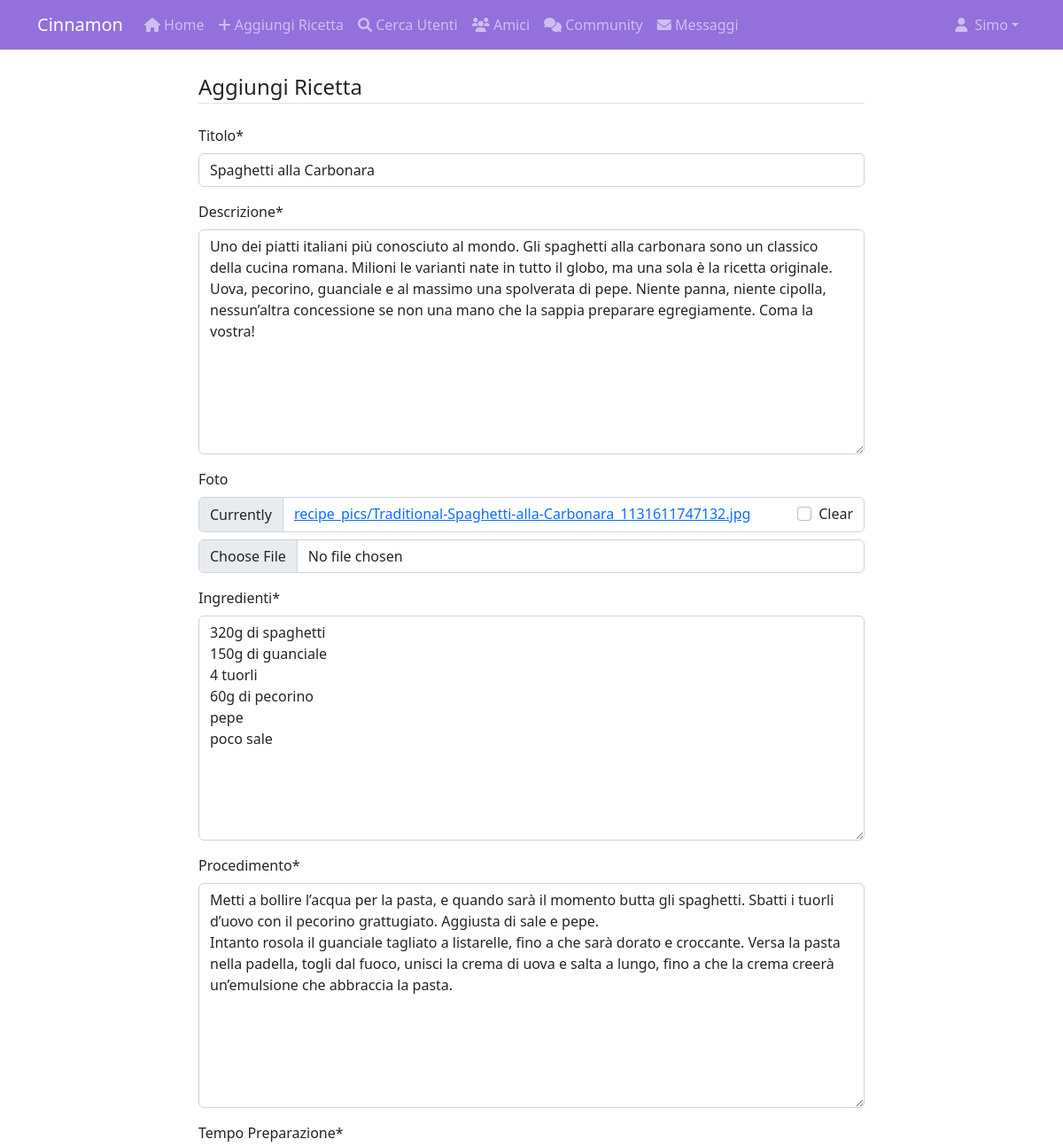
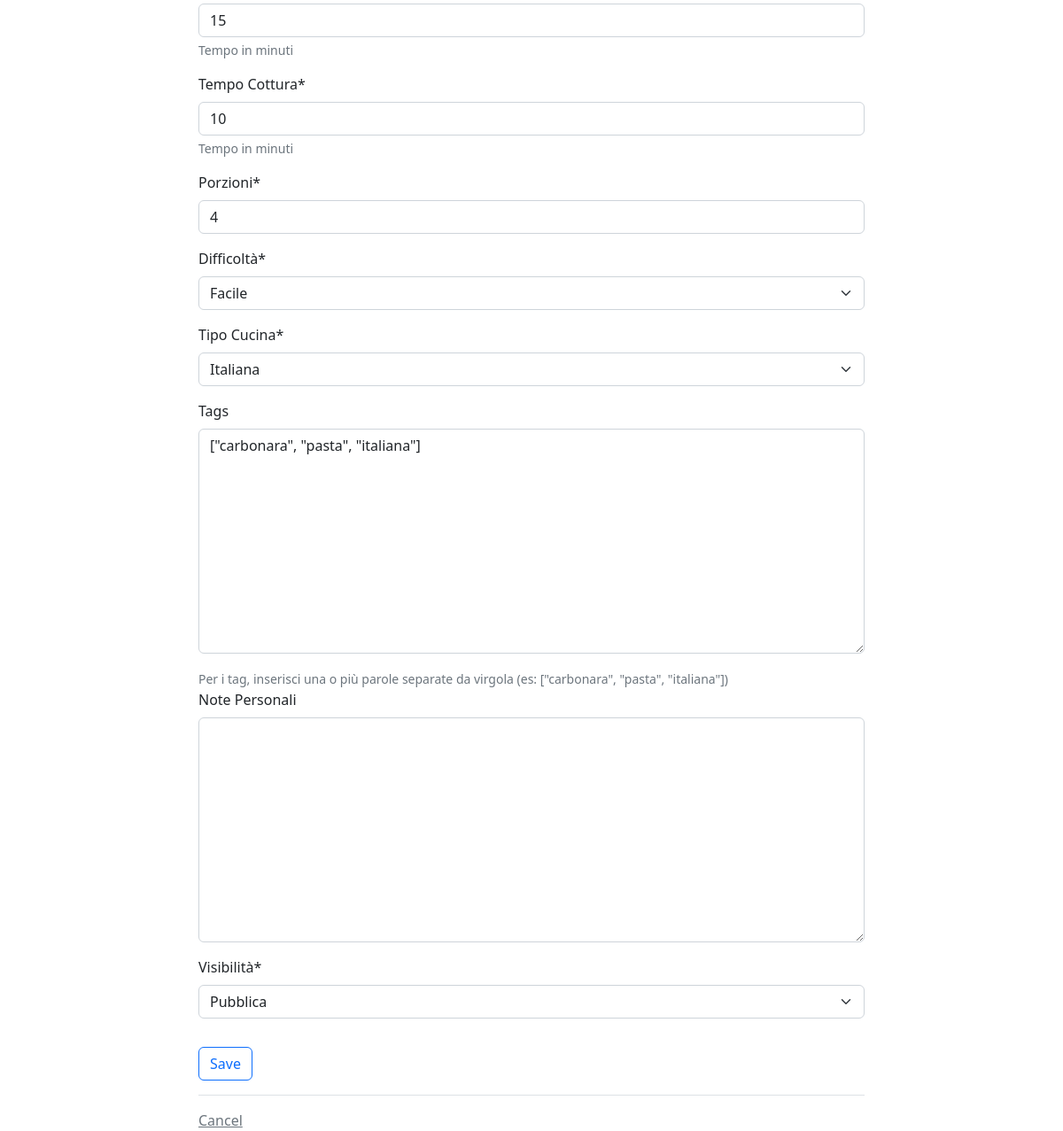
The page /recipe/2/update/ (signed in) on the database its author committed (2 pictures, top to bottom).
### recipes/models.py (models this page shows, shortened)
class Recipe(models.Model):
    DIFFICULTY_CHOICES = [
        ('easy', 'Facile'),
        ('medium', 'Medio'),
        ('hard', 'Difficile'),
    ]
    CUISINE_TYPES = [
        ('italian', 'Italiana'),
        ('french', 'Francese'),
        ('japanese', 'Giapponese'),
        ('indian', 'Indiana'),
        ('chinese', 'Cinese'),
        ('mediterranean', 'Mediterranea'),
        ('vegan', 'Vegana'),
        ('vegetarian', 'Vegetariana'),
        ('dessert', 'Dolce'),
        ('bread', 'Pane/Lievitato'),
        ('other', 'Altro'),
    ]
    VISIBILITY_CHOICES = [
        ('public', 'Pubblica'),
        ('friends', 'Solo Amici'),
        ('private', 'Privata'),
    ]
    title = models.CharField(max_length=200, verbose_name="Titolo")
    description = models.TextField(verbose_name="Descrizione")
    image = models.ImageField(upload_to='recipe_pics', blank=True, null=True, verbose_name="Foto")
    ingredients = models.TextField(default="", verbose_name="Ingredienti")
    instructions = models.TextField(default="", verbose_name="Procedimento")
    prep_time = models.PositiveIntegerField(default=30, help_text="Tempo in minuti", verbose_name="Tempo Preparazione")
    cook_time = models.PositiveIntegerField(default=30, help_text="Tempo in minuti", verbose_name="Tempo Cottura")
    servings = models.PositiveIntegerField(default=4, verbose_name="Porzioni")
    difficulty = models.CharField(max_length=10, choices=DIFFICULTY_CHOICES, default='medium', verbose_name="Difficoltà")
    cuisine_type = models.CharField(max_length=20, choices=CUISINE_TYPES, default='other', verbose_name="Tipo Cucina")
    tags = models.JSONField(default=list, blank=True, verbose_name="Tags")
    personal_notes = models.TextField(blank=True, null=True, verbose_name="Note Personali")
    visibility = models.CharField(max_length=10, choices=VISIBILITY_CHOICES, default='public', verbose_name="Visibilità")
    author = models.ForeignKey(User, on_delete=models.CASCADE, verbose_name="Autore")
    created_at = models.DateTimeField(auto_now_add=True)
    updated_at = models.DateTimeField(auto_now=True)
    class Meta:
        ordering = ['-created_at']

### recipes/views.py (the view, shortened to what this page needs)
# urls.py: path('recipe/<int:pk>/update/', views.RecipeUpdateView.as_view(), name='recipes-update'),
class RecipeUpdateView(LoginRequiredMixin, UserPassesTestMixin, UpdateView):
    model = models.Recipe
    fields = [
        'title', 'description', 'image', 'ingredients', 'instructions',
        'prep_time', 'cook_time', 'servings', 'difficulty', 'cuisine_type',
        'tags', 'personal_notes', 'visibility'
    ]
    template_name = 'recipes/recipe_form.html'
    def test_func(self):
        recipe = self.get_object()
        return self.request.user == recipe.author

### users/views.py (called while the page is built)
def unread_messages_count(request):
    if request.user.is_authenticated:
        from recipes.models import Conversation, Message
        conversations = Conversation.objects.filter(participants=request.user)
        unread_count = Message.objects.filter(
            conversation__in=conversations,
            is_read=False
        ).exclude(sender=request.user).count()
        return {'unread_messages_count': unread_count}
    return {'unread_messages_count': 0}

### recipes/templates/recipes/recipe_form.html (shortened to what this page needs)
{% extends "recipes/base.html" %}
{% load crispy_forms_tags %}
{% block content %}
<div class="container">
  <form method="POST" enctype="multipart/form-data">
    <fieldset class="form-group">
      <legend class="border-bottom mb-4">Aggiungi Ricetta</legend>
      {% for field in form %}
        {{ field|as_crispy_field }}
        {% if field.name == 'tags' %}
          <small class="form-text text-muted">Per i tag, inserisci una o più parole separate da virgola (es: ["carbonara", "pasta", "italiana"])</small>
        {% endif %}
      {% endfor %}
    </fieldset>
    <div class="form-group py-3">
      <input class="btn btn-outline-primary" type="submit" value="Save" />
    </div>
  </form>
  <div class="border-top pt-3">
    <a class="text-muted" href="{% url 'recipes-home' %}">Cancel</a>
  </div>
</div>
{% endblock content %}

### recipes/templates/recipes/base.html (shortened to what this page needs)
<!DOCTYPE html>
<html lang="en">
  <head>
    <link
      href="https://cdn.jsdelivr.net/npm/bootstrap@5.2.0-beta1/dist/css/bootstrap.min.css"
      rel="stylesheet"
    />
    <link rel="stylesheet" href="https://cdnjs.cloudflare.com/ajax/libs/font-awesome/6.0.0/css/all.min.css">
  </head>
  <body>
    <nav class="navbar navbar-expand-lg navbar-dark navbar-purple">
      <div class="container">
                <a class="navbar-brand" href="{% url 'recipes-home' %}">
          Cinnamon
        </a>
        <div class="collapse navbar-collapse" id="navbarNav">
          <ul class="navbar-nav">
            <li class="nav-item">
              <a class="nav-link" href="{% url 'recipes-home' %}">
                <i class="fas fa-home"></i> Home
              </a>
            </li>
            {% if user.is_authenticated %}
            <li class="nav-item">
              <a class="nav-link" href="{% url 'recipes-create' %}">
                <i class="fas fa-plus"></i> Aggiungi Ricetta
              </a>
            </li>
            <li class="nav-item">
              <a class="nav-link" href="{% url 'user-search' %}">
                <i class="fas fa-search"></i> Cerca Utenti
              </a>
            </li>
            <li class="nav-item">
              <a class="nav-link" href="{% url 'user-friends' %}">
                <i class="fas fa-users"></i> Amici
              </a>
            </li>
            <li class="nav-item">
              <a class="nav-link" href="{% url 'community-list' %}">
                <i class="fas fa-comments"></i> Community
              </a>
            </li>
            <li class="nav-item">
              <a class="nav-link position-relative" href="{% url 'messages-inbox' %}">
                <i class="fas fa-envelope"></i> Messaggi
              </a>
            </li>
            {% endif %}
          </ul>
        </div>
        <div class="navbar-nav">
          {% if user.is_authenticated %}
          <div class="nav-item dropdown">
            <a class="nav-link dropdown-toggle d-flex align-items-center" href="#" id="navbarDropdown" role="button" data-bs-toggle="dropdown" aria-expanded="false">
              {% if user.userprofile.profile_image %}
                <img src="{{ user.userprofile.profile_image.url }}" class="rounded-circle me-2" style="width: 25px; height: 25px; object-fit: cover;">
              {% else %}
                <i class="fas fa-user me-2"></i>
              {% endif %}
              {{ user.username }}
            </a>
          </div>
          {% endif %}
        </div>
      </div>
    </nav>
    <div class="container mt-4 col-8">
       {% block content %} {% endblock %}
    </div>
  </body>
</html>

### recipes/templates/recipes/base.html (style rules this page uses)
.navbar-purple { background-color: #9370db !important; }

### rows shown on the page
Recipe: form "Spaghetti alla Carbonara" "Uno dei piatti italiani più conosciuto al mondo. Gli spaghetti alla carbonara sono un classico della cucina romana. Milioni le varianti nate in tutto il globo, ma una sola è la ricetta originale. Uova, pecorino, guanciale e al massimo una spolverata di pepe. Niente panna, niente cipolla, nessun’altra concessione se non una mano che la sappia preparare egregiamente. Coma la vostra!" "320g di spaghetti 150g di guanciale 4 tuorli 60g di pecorino pepe poco sale" "Metti a bollire l’acqua per la pasta, e quando sarà il momento butta gli spaghetti. Sbatti i tuorli d’uovo con il pecorino grattugiato. Aggiusta di sale e pepe. Intanto rosola il guanciale tagliato a listarelle, fino a che sarà dorato e croccante. Versa la pasta nella padella, togli dal fuoco, unisci la crema di uova e salta a lungo, fino a che la crema creerà un’emulsione che abbraccia la pasta." "15" "10" "4" "Facile" "Italiana" "[\"carbonara\", \"pasta\", \"italiana\"]" "Pubblica"

### other values the page prints
{{ user.username }} "Simo"
